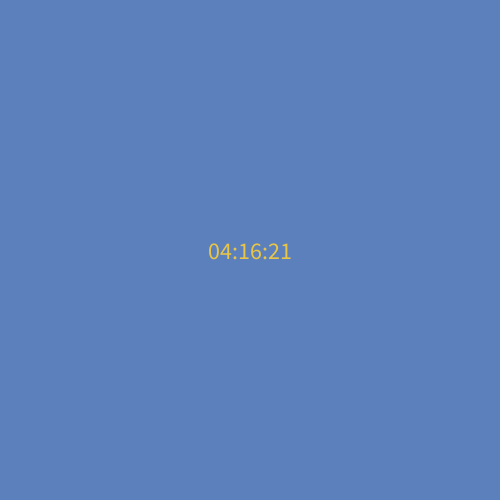
Frame 1 (no input)
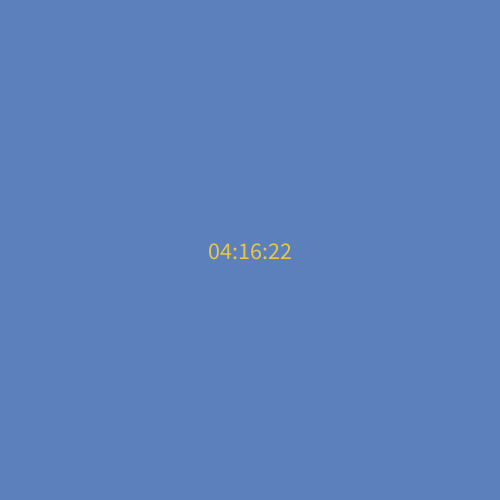
Frame 60 (the mouse pressed at the canvas centre just before this capture)
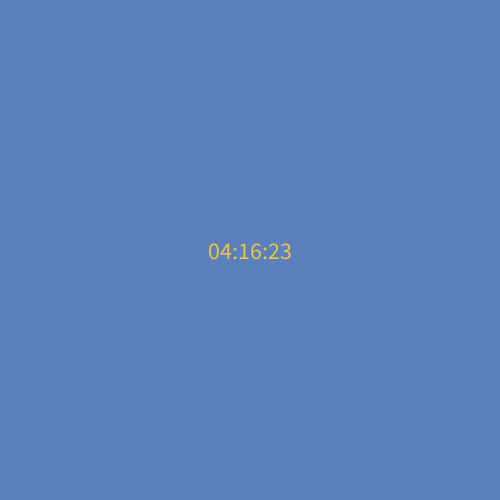
Frame 120 (the mouse held since frame 60 and released just before this capture)

The Processing sketch that drew these frames (run headless with seeded random() and noise(); from frame 60 on, the mouse is pressed at the canvas centre):

// Processing sketch: tiempo
// ── tiempo.pde
int h;
int m;
int s;

String timeString;

void setup(){
  size(500,500);
  noStroke();
  textSize(24);
  textAlign(CENTER,CENTER);
}

void draw(){
  background(#5C80BC);
  fill(#E8C547);
  
  h = hour();
  m = minute();
  s = second();

  timeString = nf(h,2) + ":" + nf(m,2) + ":" + nf(s,2);
  text(timeString,width/2,height/2);
  
}
